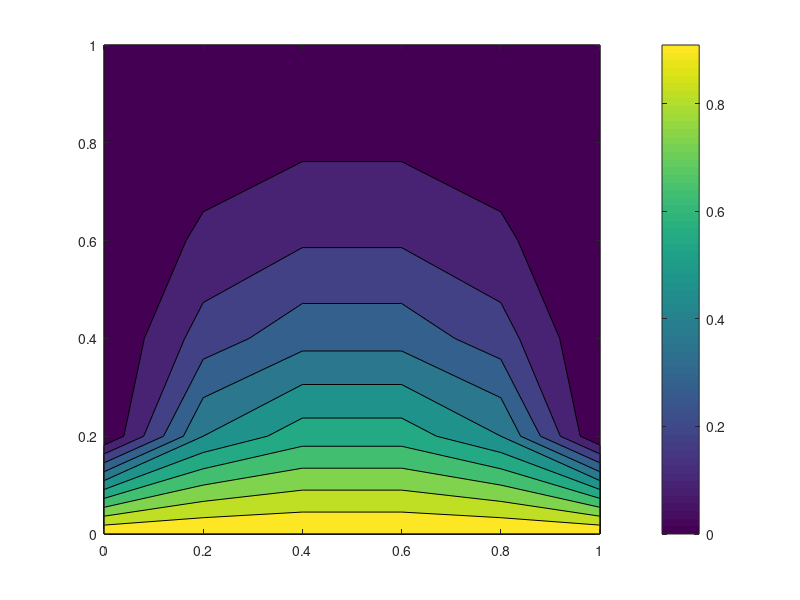

Write the MATLAB code that produced this figure.
clear ;
close all;
clc;

%% initialization

dom_size = 1;
n_points = 6;
h = dom_size/(n_points - 1) ;
 dt = 0.01 ;
 alpha = dt/(h*h) ;


T = zeros(n_points, n_points) ;
T(1, :) = 1;

T_new = zeros(n_points, n_points) ;
T_new(1, :) = 1;

T_transient = 0;

error_mag = 1;
error_req = 10e-6;
iterations = 0;
error_track = 0;


%% Iterations


while error_mag > error_req
    for i=2:(n_points - 1)
        for j=2:(n_points - 1)
            a = T(i, j) + alpha*(T(i+1, j) + T(i-1, j) + T(i, j+1) + T(i, j-1) - 4*T(i, j));
          
            T_new(i, j) = a ;
        end
    end


    iterations = iterations + 1;

    error_mag = 0;

    for i=2:(n_points - 1)
        for j=2:(n_points - 1)
            error_mag = error_mag + abs(T(i, j)-T_new(i, j));
        end
    end

    if(rem(iterations, 1000) == 0)
        iterations %#ok<*NOPTS> 
        error_mag
    end
    error_track(iterations) = error_mag;
    T = T_new ;
    T_transient(1:n_points, 1:n_points, iterations) = T_new ;
end

%% Plotting

x = 0:h:dom_size;
y = x;
[X, Y] = meshgrid(x, y) ;

for iter=1:iterations
    contourf(X, Y, T_transient(:, :, iter)) ;
    colorbar;
    disp(iter);
    pause(0.2) ;
end

